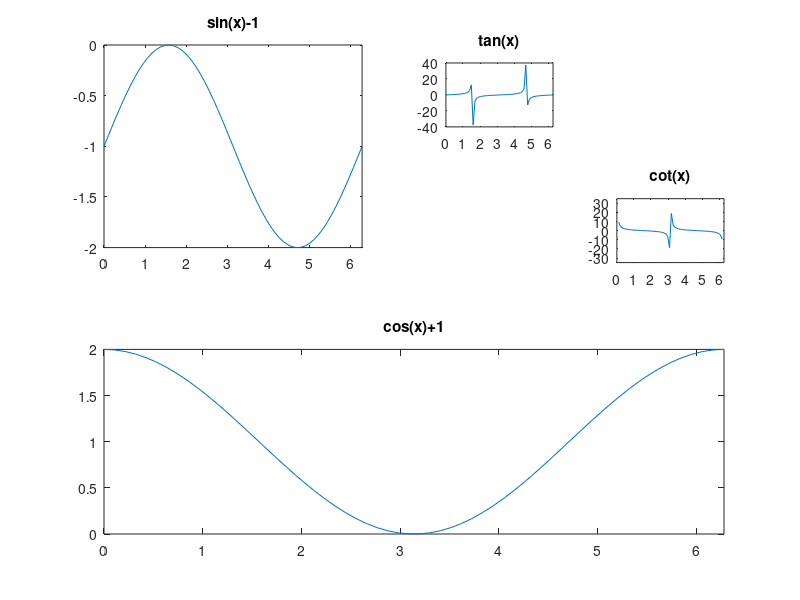

This figure's MATLAB source:
%% 图形窗口的分割
%%
% 0--> 2*pi 取60个点
x = linspace(0, 2*pi, 60)
subplot(2, 2, 1)
plot(x, sin(x)-1);
title('sin(x)-1');axis([0, 2*pi, -2, 0])

% 2行，1列，第二个区域
subplot(2, 1, 2)
plot(x, cos(x)+1);
title('cos(x)+1'); axis([0, 2*pi, 0, 2])

subplot(4, 4, 3)
plot(x, tan(x))
title('tan(x)'); axis([0, 2*pi, -40, 40])

subplot(4, 4, 8)
plot(x, cot(x))
title('cot(x)'); axis([0, 2*pi, -35, 35])
